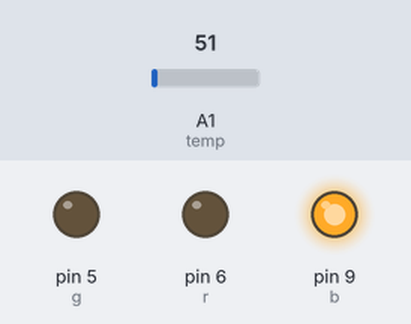
Simulated run of this sketch. Board: Arduino Uno, built with avr-gcc and run on an emulated ATmega328P. On the bench: output pins drawn as LEDs (lit = HIGH). Inputs (shaded band) come from the test bench; at power-on: A1 (temp) = 51. What the sketch prints to the serial monitor is not drawn.

Above: at 1.2 s.
1.3 s: A1 (temp) set to 33
2.8 s: A1 (temp) set to 27
At 3.6 s:
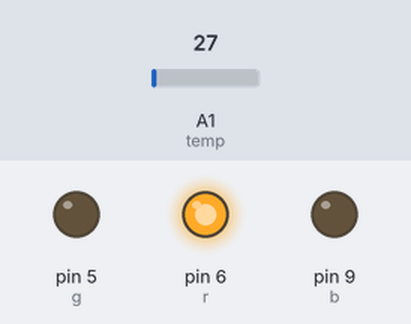
Timing chart, 0 to 5.8 s (numbered marks = the images above; inputs shaded):
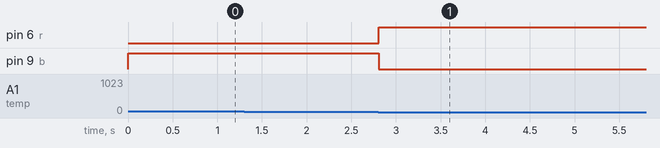

Measured:
- the behaviour switches between 31 and 30 on A1 (temp) (found by bisection; images 0 and 1)
- after the input at 1.3 s, every drawn part: stays the same
- after the input at 2.8 s, pin 6 (r): LOW → HIGH at once; pin 9 (b): HIGH → LOW at once

The sketch:

light.ino
```cpp
#define temp A1
#define r 6
#define g 5
#define b 9

// long max = 80;
// long min = 30;
int value = 30;
int bitdelay = 10;
int adin = 0;
int number = 0;
int zero = 0;
long mills = 0;
boolean record = false;
String recording = "";

void setup() {
    pinMode(temp, INPUT);
    pinMode(r, OUTPUT);
    pinMode(g, OUTPUT);
    pinMode(b, OUTPUT);
    Serial.begin(2000000);
}

void loop() {
    mills = millis();
    long light = analogRead(temp);

    if (light > value) {
        digitalWrite(r, LOW);
        digitalWrite(g, LOW);
        digitalWrite(b, HIGH);
        if (record == true) {recording = recording + "0";}
        adin = 0;
        zero++;


    } else {
        digitalWrite(r, HIGH);
        digitalWrite(g, LOW);
        digitalWrite(b, LOW);
        if (record == true) {recording = recording + "1";}
        adin++;
        zero = 0;

    }
    if (record == true) {number++;}
    if (number == 8) {
    number = 0;
    int nm = 0;
    //recording = recording + " ";
            if (recording[0] == '1') {nm = nm + 128;}
if (recording[1] == '1') {nm = nm + 64;}
if (recording[2] == '1') {nm = nm + 32;}
if (recording[3] == '1') {nm = nm + 16;}
if (recording[4] == '1') {nm = nm + 8;}
if (recording[5] == '1') {nm = nm + 4;}
if (recording[6] == '1') {nm = nm + 2;}
if (recording[7] == '1') {nm = nm + 1;}
    Serial.write(nm);


    recording = "";
    }
    if (adin == 8) {
        record = true;

        // Serial.print(recording);
        // Serial.print("|");
        // recording = "";

    }
    if (zero == 8) {
        record = false;
        number = 0;

        //Serial.println(recording);
        //Serial.print("|");
        Serial.println("");
        recording = "";

    }
    delay(mills - millis() + bitdelay);
    //delay(bitdelay);


}
```
